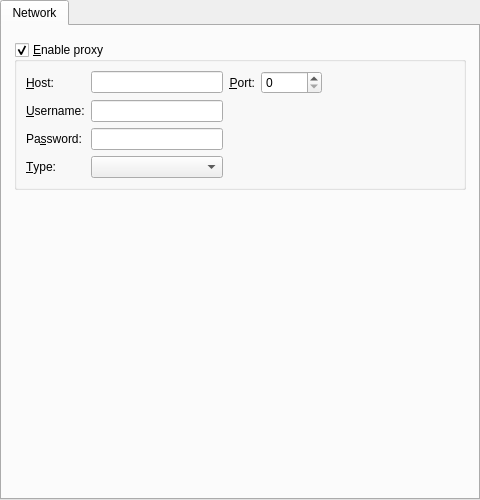
<?xml version="1.0" encoding="UTF-8"?>
<ui version="4.0">
 <class>Gui::Pref::TNetwork</class>
 <widget class="QWidget" name="Gui::Pref::TNetwork">
  <property name="geometry">
   <rect>
    <x>0</x>
    <y>0</y>
    <width>480</width>
    <height>500</height>
   </rect>
  </property>
  <layout class="QVBoxLayout">
   <property name="margin">
    <number>0</number>
   </property>
   <item>
    <widget class="QTabWidget" name="tab_widget">
     <property name="currentIndex">
      <number>0</number>
     </property>
     <widget class="QWidget" name="proxy_tab">
      <attribute name="title">
       <string>Network</string>
      </attribute>
      <layout class="QVBoxLayout" name="verticalLayout">
       <property name="leftMargin">
        <number>12</number>
       </property>
       <property name="topMargin">
        <number>16</number>
       </property>
       <property name="rightMargin">
        <number>12</number>
       </property>
       <property name="bottomMargin">
        <number>12</number>
       </property>
       <item>
        <widget class="QGroupBox" name="proxy_group">
         <property name="minimumSize">
          <size>
           <width>0</width>
           <height>32</height>
          </size>
         </property>
         <property name="title">
          <string>&amp;Enable proxy</string>
         </property>
         <property name="flat">
          <bool>true</bool>
         </property>
         <property name="checkable">
          <bool>true</bool>
         </property>
         <layout class="QGridLayout" name="gridLayout">
          <item row="0" column="1">
           <widget class="QLineEdit" name="proxy_hostname_edit"/>
          </item>
          <item row="0" column="3">
           <widget class="QSpinBox" name="proxy_port_spin">
            <property name="maximum">
             <number>65535</number>
            </property>
           </widget>
          </item>
          <item row="0" column="2">
           <widget class="QLabel" name="label_3">
            <property name="text">
             <string>&amp;Port:</string>
            </property>
            <property name="alignment">
             <set>Qt::AlignRight|Qt::AlignTrailing|Qt::AlignVCenter</set>
            </property>
            <property name="buddy">
             <cstring>proxy_port_spin</cstring>
            </property>
           </widget>
          </item>
          <item row="1" column="0">
           <widget class="QLabel" name="label_4">
            <property name="text">
             <string>&amp;Username:</string>
            </property>
            <property name="buddy">
             <cstring>proxy_username_edit</cstring>
            </property>
           </widget>
          </item>
          <item row="3" column="1">
           <widget class="QComboBox" name="proxy_type_combo"/>
          </item>
          <item row="3" column="0">
           <widget class="QLabel" name="label_6">
            <property name="text">
             <string>&amp;Type:</string>
            </property>
            <property name="buddy">
             <cstring>proxy_type_combo</cstring>
            </property>
           </widget>
          </item>
          <item row="2" column="1">
           <widget class="QLineEdit" name="proxy_password_edit">
            <property name="echoMode">
             <enum>QLineEdit::Password</enum>
            </property>
           </widget>
          </item>
          <item row="0" column="0">
           <widget class="QLabel" name="label_2">
            <property name="text">
             <string>&amp;Host:</string>
            </property>
            <property name="buddy">
             <cstring>proxy_hostname_edit</cstring>
            </property>
           </widget>
          </item>
          <item row="1" column="1">
           <widget class="QLineEdit" name="proxy_username_edit"/>
          </item>
          <item row="2" column="0">
           <widget class="QLabel" name="label_5">
            <property name="text">
             <string>Pa&amp;ssword:</string>
            </property>
            <property name="buddy">
             <cstring>proxy_password_edit</cstring>
            </property>
           </widget>
          </item>
          <item row="0" column="4">
           <spacer name="horizontalSpacer">
            <property name="orientation">
             <enum>Qt::Horizontal</enum>
            </property>
            <property name="sizeHint" stdset="0">
             <size>
              <width>40</width>
              <height>20</height>
             </size>
            </property>
           </spacer>
          </item>
         </layout>
         <zorder>label_2</zorder>
         <zorder>proxy_hostname_edit</zorder>
         <zorder>label_3</zorder>
         <zorder>proxy_port_spin</zorder>
         <zorder>label_4</zorder>
         <zorder>proxy_username_edit</zorder>
         <zorder>label_5</zorder>
         <zorder>proxy_password_edit</zorder>
         <zorder>label_6</zorder>
         <zorder>proxy_type_combo</zorder>
        </widget>
       </item>
       <item>
        <spacer name="verticalSpacer">
         <property name="orientation">
          <enum>Qt::Vertical</enum>
         </property>
         <property name="sizeHint" stdset="0">
          <size>
           <width>20</width>
           <height>40</height>
          </size>
         </property>
        </spacer>
       </item>
      </layout>
     </widget>
    </widget>
   </item>
  </layout>
 </widget>
 <tabstops>
  <tabstop>tab_widget</tabstop>
  <tabstop>proxy_group</tabstop>
  <tabstop>proxy_hostname_edit</tabstop>
  <tabstop>proxy_port_spin</tabstop>
  <tabstop>proxy_username_edit</tabstop>
  <tabstop>proxy_password_edit</tabstop>
  <tabstop>proxy_type_combo</tabstop>
 </tabstops>
 <resources/>
 <connections/>
</ui>
